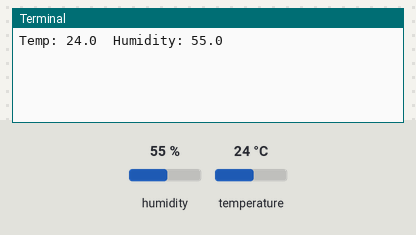
Bench run of a program on a simulated Raspberry Pi (BCM pin numbers). Parts: the last lines printed to the terminal. Inputs (shaded band) come from the test bench; at power-on: humidity 55 %, temperature 24 °C.

Above: at 1.2 s.
1.3 s: humidity set to 22 %
At 3.6 s:
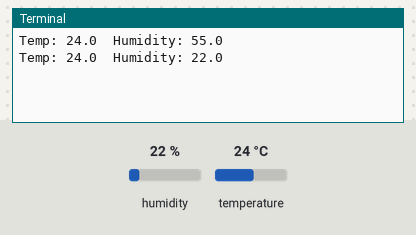
4.3 s: temperature set to 12 °C
At 5.9 s:
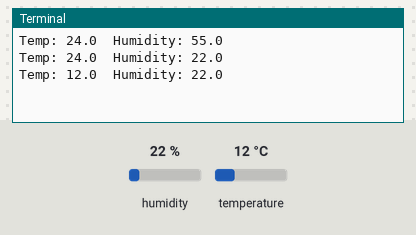
7.3 s: humidity set to 40 %
At 10.7 s:
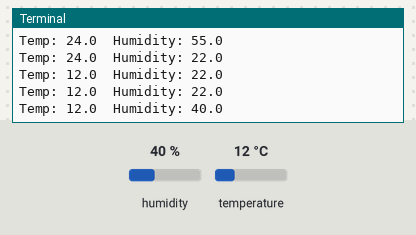
Timing chart, 0 to 12.2 s (numbered marks = the images above; inputs shaded):
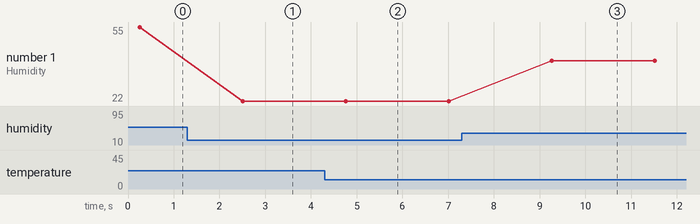

Measured:
- after the input at 1.3 s, the terminal: prints a new line after 1.2 s (image 1)
- after the input at 4.3 s, the terminal: prints a new line after 0.46 s (image 2)
- after the input at 7.3 s, the terminal: prints a new line after 2.0 s (image 3)
- plotted number 1: 55 → 22 after the input at 1.3 s, 22 → 40 after the input at 7.3 s

The program:

dht22.py
```python
import adafruit_dht
import board
import time

sensor = adafruit_dht.DHT22(board.D4)

def read_dht22():
    try:
        temperature = sensor.temperature
        humidity = sensor.humidity
        return temperature, humidity
    except RuntimeError as e:
        print(f"Reading error: {e}")
        return None, None

def cleanup():
    sensor.exit()


if __name__ == "__main__":
    try:
        while True:
            t, h = read_dht22()
            print(f"Temp: {t}  Humidity: {h}")
            time.sleep(2)
    except KeyboardInterrupt:
        pass
    finally:
        cleanup()
```
